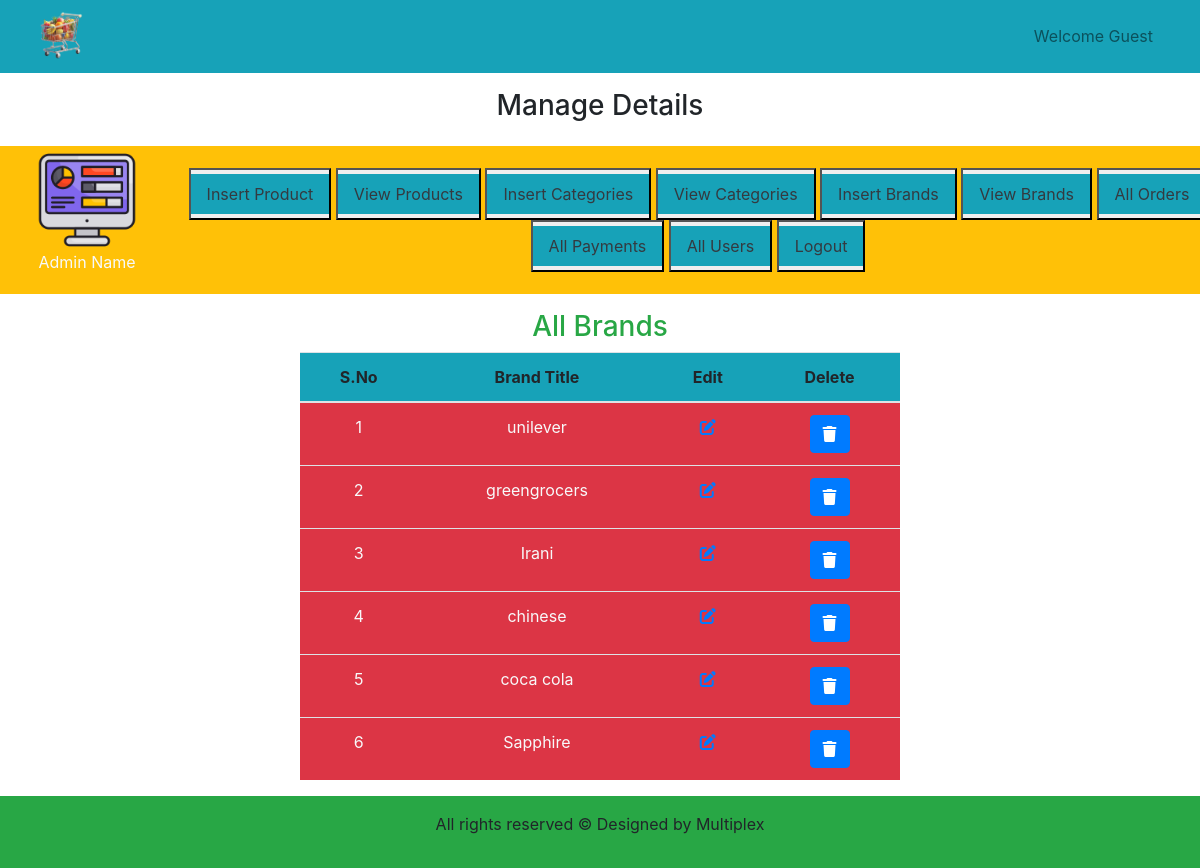
The app's page /admin_area/index.php?view_brands with its own data.
### tables this page shows
CREATE TABLE `brands` (
  `brand_id` int(11) NOT NULL,
  `brand_title` varchar(100) NOT NULL
);

### admin_area/view_brands.php (the view, shortened to what this page needs)
<h3 class="text-center text-success">All Brands</h3>
<table class="table table-border mt-5 w-50 m-auto align-center">
    <thead class="bg-info">
        <tr class="text-center">
            <th>S.No</th>
            <th>Brand Title</th>
            <th>Edit</th>
            <th>Delete</th>
        </tr>
    </thead>
    <tbody class="bg-danger text-light">
        <?php
        $get_categories = "SELECT * FROM `brands`";
        $result = mysqli_query($con, $get_categories);
        $number = 0;
        while ($row = mysqli_fetch_assoc($result)) {
            $brand_id = $row['brand_id'];
            $brand_title = $row['brand_title'];
            $number++;
                ?>
        <tr class="text-center">
            <td><?php echo $number; ?></td>
            <td><?php echo $brand_title; ?></td>
            <td><a href='index.php?edit_brands=<?php echo $brand_id ?>' class='text-center'><i class='fa-solid fa-pen-to-square'></i></a></td>
            <td><a href='index.php?delete_brands=<?php echo $brand_id ?>' type="button" class="btn btn-primary" data-toggle="modal" data-target="#exampleModal"><i class='fa-solid fa-trash'></i></a></td>
        </tr>
        <?php
        }   ?>
    </tbody>
</table>

### cs/style.css (style rules this page uses)
* { margin: 0; padding: 0; box-sizing: border-box; }

### admin_area/index.php (style rules this page uses)
body { overflow-x:hidden; }

### records on screen
brands: brand_title "unilever"
brands: brand_title "greengrocers"
brands: brand_title "Irani"
brands: brand_title "chinese"
brands: brand_title "coca cola"
brands: brand_title "Sapphire"
